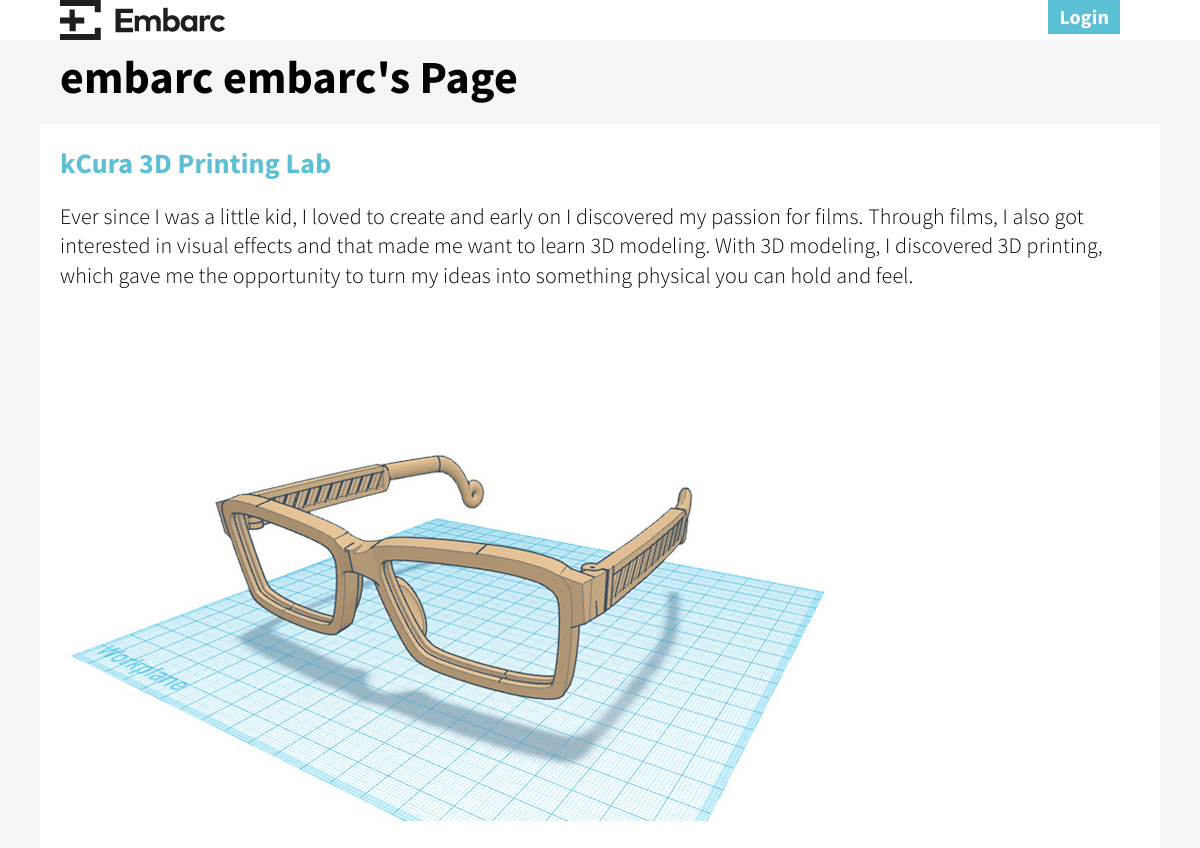
The page /profile/embarc/ on the database as committed earlier.
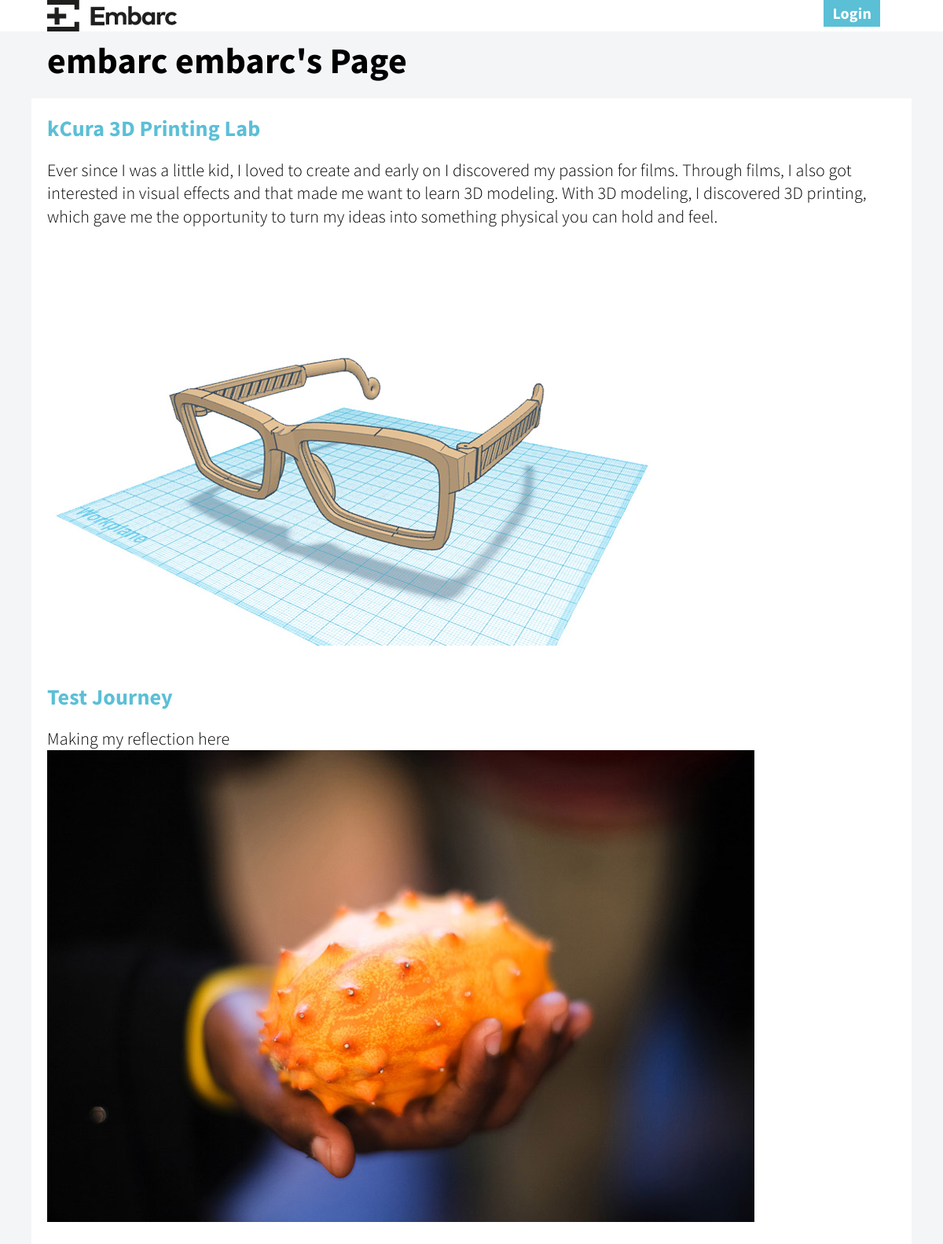
The same page on the database as committed later.
### embarc/models.py (models this page shows)
class Reflection(db.Model):
    id = db.Column(db.Integer, primary_key=True)
    name = db.Column(db.String(120), unique=False, nullable=False)
    description = db.Column(db.String(3000), unique=False, nullable=False)
    journeyid = db.Column(db.Integer, unique=False, nullable=False)
    journeyname = db.Column(db.Integer, unique=False, nullable=False)
    date = db.Column(db.DateTime, nullable=False, default=datetime.utcnow)
    picture = db.Column(db.String(250), unique=False, nullable=True)

### embarc/views.py (the view)
@app.route('/profile/<user_slug>/', methods=['GET', 'POST'])
def show_user(user_slug):
    context = {
        "reflections" : Reflection.query.filter_by(name=user_slug)
    }
    full_user = User.query.filter_by(username=user_slug).first()
    return render_template('user.html', **context, user=current_user, target_user=full_user)

### embarc/views.py (called while the page is built)
@app.before_request
def get_current_user():
    g.user = current_user

### embarc/templates/user.html (shortened to what this page needs)
{% extends "layout.html" %}
{% block body %}
<div class="container">
    <h1> {{ target_user.first_name }} {{ target_user.last_name }}'s Page </h1>
</div>
{% for reflection in reflections %}
<div class="container container-comment">
    <a href="{{ url_for('show_journey', journey_slug=reflection['journeyid']) }}"><h3>{{ reflection['journeyname'] }}</h3></a>
    <h4>{{ reflection['description']}}</h4>
    {% if reflection.picture %}
    <img src="{{ url_for('static', filename='cdn/{}'.format(reflection.picture)) }}">
    {% endif %}
</div>
{% endfor %}
{% endblock %}

Rows that differ between the two databases and show on the page:
added Reflection: journeyname "Test Journey", description "Making my reflection here", picture (picture)
